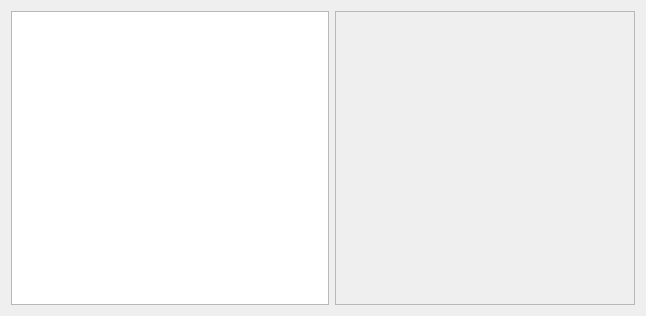
<?xml version="1.0" encoding="UTF-8"?>
<ui version="4.0">
 <class>GameWindow</class>
 <widget class="QDialog" name="GameWindow">
  <property name="geometry">
   <rect>
    <x>0</x>
    <y>0</y>
    <width>646</width>
    <height>316</height>
   </rect>
  </property>
  <property name="windowTitle">
   <string>Dialog</string>
  </property>
  <layout class="QHBoxLayout" name="horizontalLayout">
   <item>
    <widget class="QGraphicsView" name="graphicsView"/>
   </item>
   <item>
    <widget class="QScrollArea" name="scrollArea">
     <property name="maximumSize">
      <size>
       <width>300</width>
       <height>1000</height>
      </size>
     </property>
     <property name="widgetResizable">
      <bool>true</bool>
     </property>
     <widget class="QWidget" name="scrollAreaWidgetContents_2">
      <property name="geometry">
       <rect>
        <x>0</x>
        <y>0</y>
        <width>298</width>
        <height>296</height>
       </rect>
      </property>
      <zorder>graphicsView</zorder>
     </widget>
    </widget>
   </item>
  </layout>
 </widget>
 <resources/>
 <connections/>
</ui>
